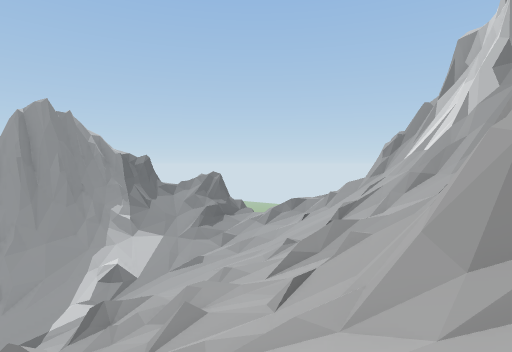
View 1 (above)

14 first-person views from a walk through a scene from a Unity 3-D project. The camera is 1.2 m above the floor, tilts 2° down and sees 80° across. The floor is counted in squares, 2 m on a side. Each view is taken from the middle of a square. On the plan, view 1 faces up. The plan holds only what a view shows up to about 9 squares ahead; the rest is blank. The place goes on beyond the plan. The player is left out.

View 2
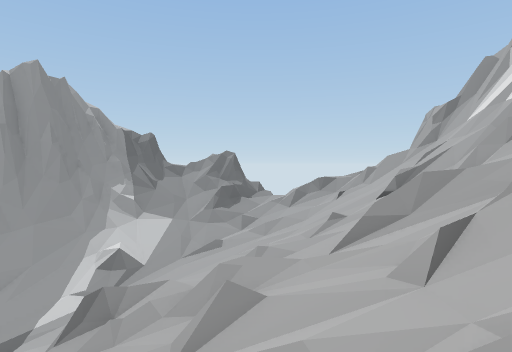

View 3
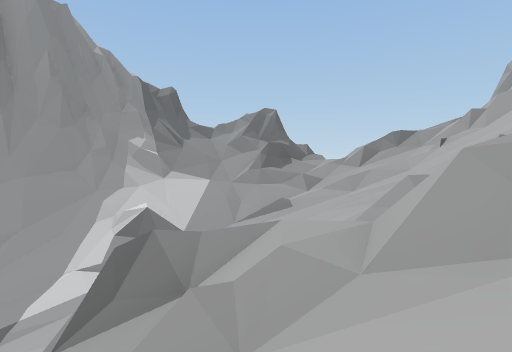

View 4
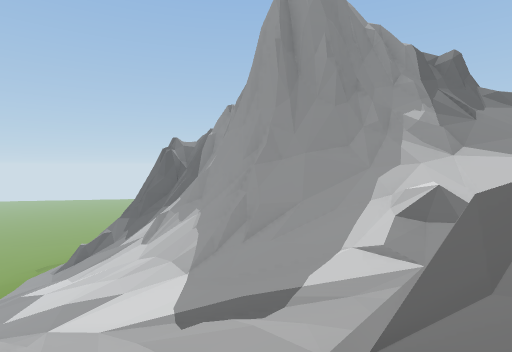

View 5
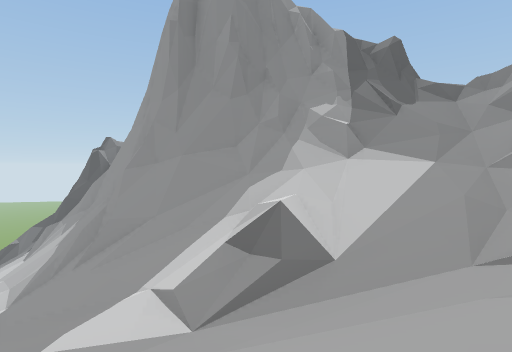

View 6
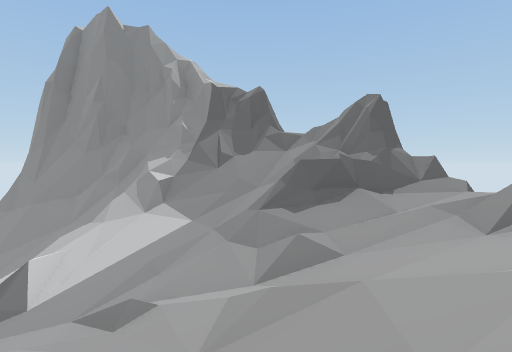

View 7
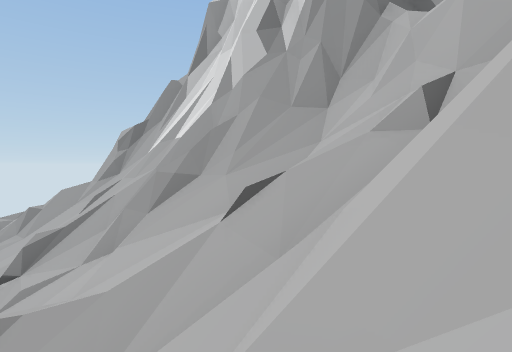

View 8
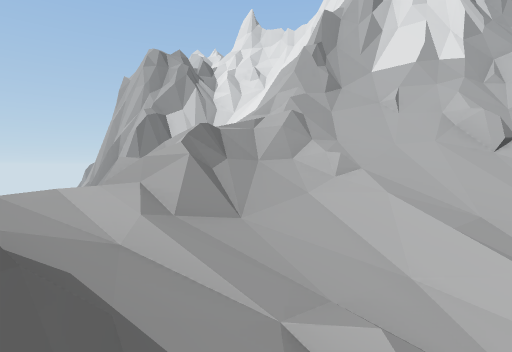

View 9
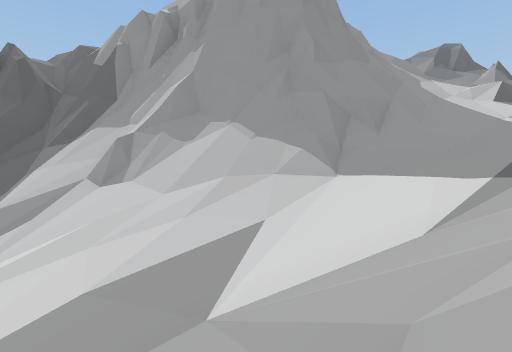

View 10
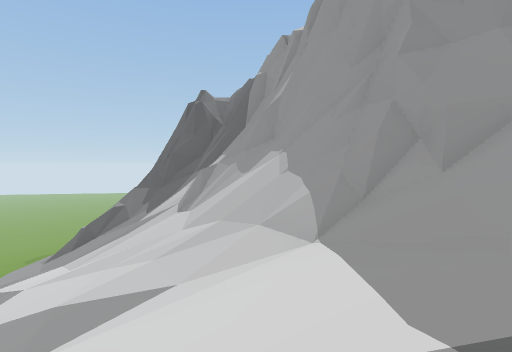

View 11
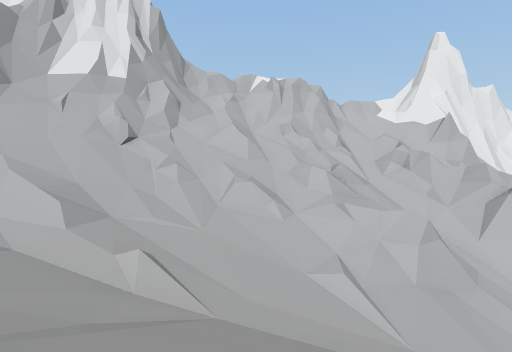

View 12
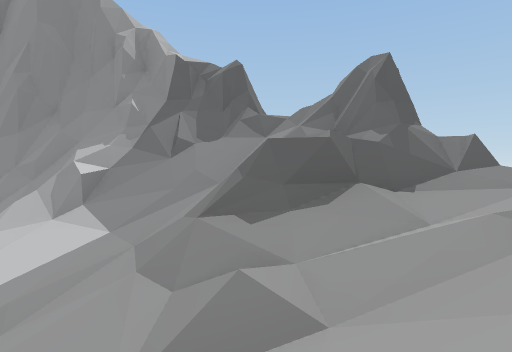

View 13
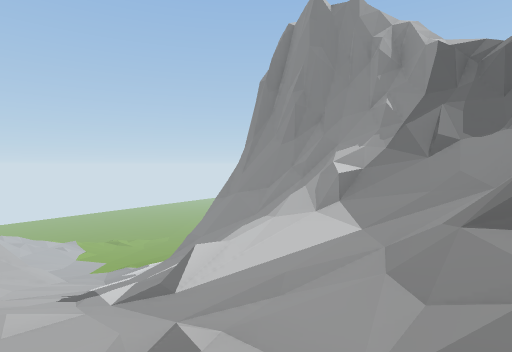

View 14
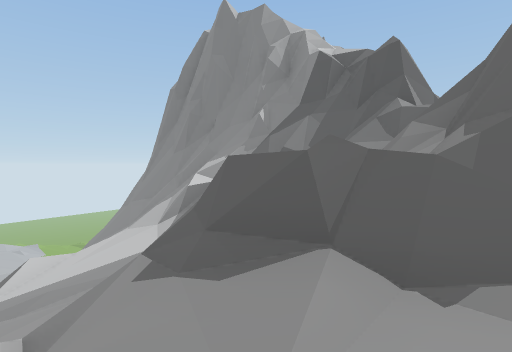

### Floor plan
Key: @ floor where view 1 was taken; # wall or solid block; . floor; / step, stairs or slope; = window, fence, low wall or low ledge; v drop or lower ground.
Columns run from 19 left of view 1 to 6 right of it. Each row starts with its distance up from view 1.
 20             #v
 19             ##=###
 18             ##//##=v =#
 17             #///#==.//#
 16            ##///##//=#=
 15            ##=////////=v=#
 14           ##//////////=/##
 13   #####   ##////////////##
 12   #///#####=/#//////////=#
 11   ///==//##/////////////##
 10  =////////////////////=/##
  9 //////////////////////==##
  8 //////////////=#///// #=##
  7     ///////// /=////=///=#
  6         /==   ///=//////=#
  5         /     #/////=///##
  4               ### ////# #
  3                    /###
  2                   //##
  1
  0                    @

Where each view was taken, in squares from view 1:
view 1: 0 up, 0 right, facing up
view 2: 2 up, 1 left, facing up
view 3: 5 up, 3 left, facing up
view 4: 6 up, 4 left, facing up-left
view 5: 9 up, 3 left, facing up-left
view 6: 11 up, 1 right, facing up-left
view 7: 4 up, 2 right, facing up-right
view 8: 15 up, 3 left, facing right
view 9: 5 up, 11 left, facing up
view 10: 7 up, 8 left, facing up-left
view 11: 14 up, 6 left, facing down-right
view 12: 13 up, 0 right, facing up-left
view 13: 13 up, 0 right, facing left
view 14: 16 up, 0 right, facing left
